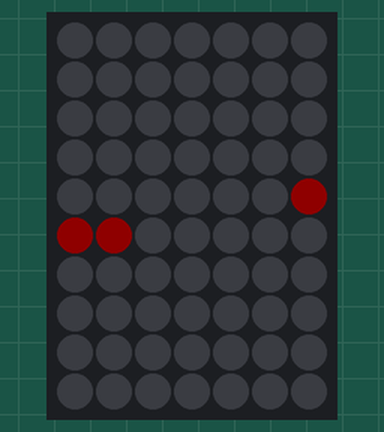
Recording of a sketch running on a simulated Arduino Mega 2560, built with avr-gcc and run on an emulated ATmega2560. On the bench: 7×10 RGB LED matrix (first LED top left, wired row by row). Dim RGB values are drawn brighter than linear; random numbers use the default seed unless the sketch sets one.

Above: at 0.16 s.
At 4.37 s:
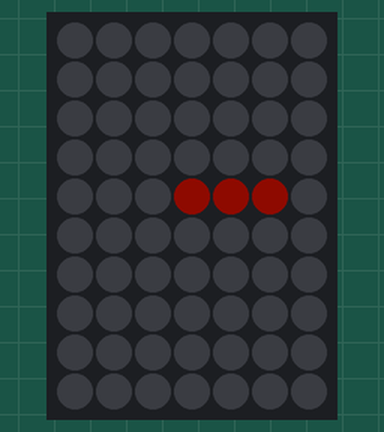
At 9.63 s:
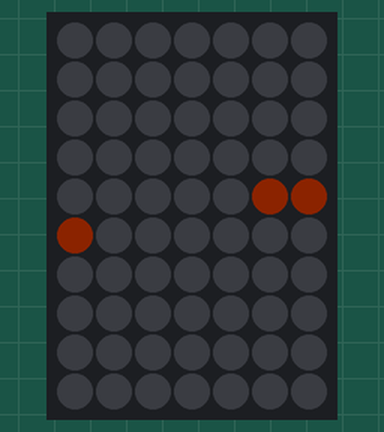
At 19.1 s:
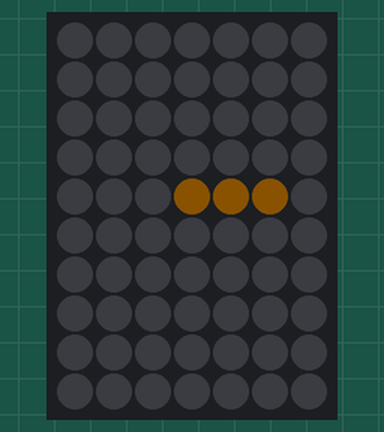
At 28.57 s:
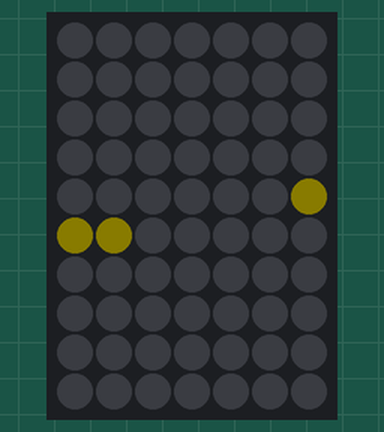
At 38.64 s:
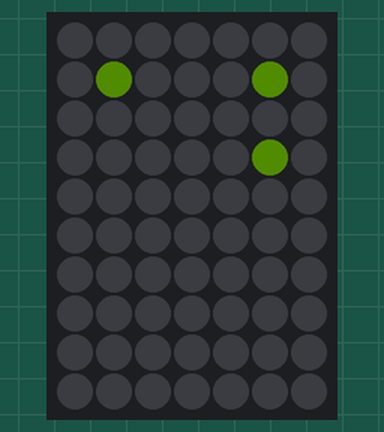

The sketch:

BouncyColorLine.ino
```cpp
#include <FastLED.h>
#include <math.h>

// ---------------------------
// Matrix & LED Setup (7 columns x 10 rows)
// ---------------------------
#define MATRIX_WIDTH 7    // columns
#define MATRIX_HEIGHT 10  // rows
#define NUM_LEDS (MATRIX_WIDTH * MATRIX_HEIGHT)
#define DATA_PIN 22       // Must match your working Tetris sketch
#define BRIGHTNESS 15     // Set overall brightness to 15

CRGB leds[NUM_LEDS];

// LED Matrix Mapping (from the Tetris sketch; 10 rows x 7 columns)
// Each inner array represents one row (0=top, 9=bottom).
int matrix[MATRIX_HEIGHT][MATRIX_WIDTH] = {
  {69, 50, 49, 30, 29, 10, 9},
  {68, 51, 48, 31, 28, 11, 8},
  {67, 52, 47, 32, 27, 12, 7},
  {66, 53, 46, 33, 26, 13, 6},
  {65, 54, 45, 34, 25, 14, 5},
  {64, 55, 44, 35, 24, 15, 4},
  {63, 56, 43, 36, 23, 16, 3},
  {62, 57, 42, 37, 22, 17, 2},
  {61, 58, 41, 38, 21, 18, 1},
  {60, 59, 40, 39, 20, 19, 0}
};

// ---------------------------
// Bouncing Line Parameters
// ---------------------------

// The line orientation cycles among four discrete states:
// 0: horizontal, 1: slash (/), 2: vertical, 3: backslash (\).
// It rotates every 50ms.
int orientationIndex = 0;

// The line’s center position (as floats) and its velocity.
float centerX, centerY;
float dx, dy;

// We now cycle through all hues. We'll update the hue every 500ms.
uint8_t currentHue = 0;
CRGB currentLineColor;

// ---------------------------
// Timer Intervals (in milliseconds)
// ---------------------------
const unsigned long orientationInterval = 50;   // Orientation update every 50ms.
const unsigned long positionInterval    = 200;  // Position update every 200ms.
const unsigned long hueInterval         = 500;  // Hue increments every 500ms.

unsigned long lastOrientationUpdate = 0;
unsigned long lastPositionUpdate = 0;
unsigned long lastHueUpdate = 0;

// ---------------------------
// Setup
// ---------------------------
void setup() {
  FastLED.addLeds<WS2812, DATA_PIN, GRB>(leds, NUM_LEDS);
  FastLED.setBrightness(BRIGHTNESS);

  // Initialize the bouncing line near the center.
  centerX = 3.0; // Valid center x range: keep at least 1 pixel inside (1..5)
  centerY = 5.0; // Valid center y range: (1..8)
  dx = 0.4;
  dy = 0.6;
  orientationIndex = 0;

  currentHue = 0;
  currentLineColor = CHSV(currentHue, 255, 255);

  lastOrientationUpdate = millis();
  lastPositionUpdate = millis();
  lastHueUpdate = millis();

  // Clear screen at startup.
  fill_solid(leds, NUM_LEDS, CRGB::Black);
  FastLED.show();
}

// ---------------------------
// Main Loop
// ---------------------------
void loop() {
  unsigned long currentMillis = millis();

  // --- Update Orientation ---
  if (currentMillis - lastOrientationUpdate >= orientationInterval) {
    orientationIndex = (orientationIndex + 1) % 4;
    lastOrientationUpdate = currentMillis;
  }

  // --- Update Position ---
  if (currentMillis - lastPositionUpdate >= positionInterval) {
    centerX += dx;
    centerY += dy;

    // Constrain center to remain at least 1 pixel away from borders.
    if (centerX < 1) {
      centerX = 1;
      dx = -dx + random(-10, 11) / 100.0;
    }
    if (centerX > MATRIX_WIDTH - 2) {
      centerX = MATRIX_WIDTH - 2;
      dx = -dx + random(-10, 11) / 100.0;
    }
    if (centerY < 1) {
      centerY = 1;
      dy = -dy + random(-10, 11) / 100.0;
    }
    if (centerY > MATRIX_HEIGHT - 2) {
      centerY = MATRIX_HEIGHT - 2;
      dy = -dy + random(-10, 11) / 100.0;
    }

    lastPositionUpdate = currentMillis;
  }

  // --- Update Color (Hue) ---
  if (currentMillis - lastHueUpdate >= hueInterval) {
    currentHue++;  // Increment hue.
    lastHueUpdate = currentMillis;
  }
  currentLineColor = CHSV(currentHue, 255, 255);

  // --- Draw the Bouncing Line ---
  // Clear the LED buffer.
  fill_solid(leds, NUM_LEDS, CRGB::Black);

  // Determine the center pixel.
  int cx = round(centerX);
  int cy = round(centerY);

  // Determine the three pixel positions based on orientation.
  int x0, y0, x1, y1, x2, y2;
  switch (orientationIndex) {
    case 0: // Horizontal.
      x0 = cx - 1; y0 = cy;
      x1 = cx;     y1 = cy;
      x2 = cx + 1; y2 = cy;
      break;
    case 1: // Slash (/).
      x0 = cx - 1; y0 = cy + 1;
      x1 = cx;     y1 = cy;
      x2 = cx + 1; y2 = cy - 1;
      break;
    case 2: // Vertical.
      x0 = cx; y0 = cy - 1;
      x1 = cx; y1 = cy;
      x2 = cx; y2 = cy + 1;
      break;
    case 3: // Backslash (\).
      x0 = cx - 1; y0 = cy - 1;
      x1 = cx;     y1 = cy;
      x2 = cx + 1; y2 = cy + 1;
      break;
    default:
      x0 = cx - 1; y0 = cy;
      x1 = cx;     y1 = cy;
      x2 = cx + 1; y2 = cy;
      break;
  }

  // Light each pixel if it is within bounds.
  if (x0 >= 0 && x0 < MATRIX_WIDTH && y0 >= 0 && y0 < MATRIX_HEIGHT)
    leds[matrix[y0][x0]] = currentLineColor;
  if (x1 >= 0 && x1 < MATRIX_WIDTH && y1 >= 0 && y1 < MATRIX_HEIGHT)
    leds[matrix[y1][x1]] = currentLineColor;
  if (x2 >= 0 && x2 < MATRIX_WIDTH && y2 >= 0 && y2 < MATRIX_HEIGHT)
    leds[matrix[y2][x2]] = currentLineColor;

  FastLED.show();
  delay(10);
}
```
